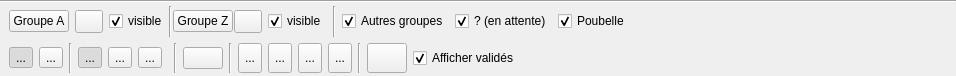
<?xml version="1.0" encoding="UTF-8"?>
<ui version="4.0">
 <class>ONF_ActionModifyClustersGroupsOptions02</class>
 <widget class="QWidget" name="ONF_ActionModifyClustersGroupsOptions02">
  <property name="geometry">
   <rect>
    <x>0</x>
    <y>0</y>
    <width>956</width>
    <height>76</height>
   </rect>
  </property>
  <property name="minimumSize">
   <size>
    <width>468</width>
    <height>0</height>
   </size>
  </property>
  <property name="windowTitle">
   <string>Sélection</string>
  </property>
  <layout class="QVBoxLayout" name="verticalLayout">
   <property name="spacing">
    <number>0</number>
   </property>
   <property name="leftMargin">
    <number>0</number>
   </property>
   <property name="topMargin">
    <number>0</number>
   </property>
   <property name="rightMargin">
    <number>0</number>
   </property>
   <property name="bottomMargin">
    <number>0</number>
   </property>
   <item>
    <widget class="Line" name="line_4">
     <property name="orientation">
      <enum>Qt::Horizontal</enum>
     </property>
    </widget>
   </item>
   <item>
    <widget class="QWidget" name="widget_2" native="true">
     <layout class="QHBoxLayout" name="horizontalLayout">
      <property name="topMargin">
       <number>3</number>
      </property>
      <property name="bottomMargin">
       <number>3</number>
      </property>
      <item>
       <widget class="QWidget" name="widget_5" native="true">
        <layout class="QHBoxLayout" name="horizontalLayout_5">
         <property name="spacing">
          <number>1</number>
         </property>
         <property name="leftMargin">
          <number>0</number>
         </property>
         <property name="topMargin">
          <number>0</number>
         </property>
         <property name="rightMargin">
          <number>0</number>
         </property>
         <property name="bottomMargin">
          <number>0</number>
         </property>
         <item>
          <widget class="QPushButton" name="pb_SetSceneA">
           <property name="sizePolicy">
            <sizepolicy hsizetype="Minimum" vsizetype="Fixed">
             <horstretch>0</horstretch>
             <verstretch>0</verstretch>
            </sizepolicy>
           </property>
           <property name="maximumSize">
            <size>
             <width>60</width>
             <height>16777215</height>
            </size>
           </property>
           <property name="text">
            <string>Groupe A</string>
           </property>
          </widget>
         </item>
        </layout>
       </widget>
      </item>
      <item>
       <widget class="QPushButton" name="pb_ColorA">
        <property name="maximumSize">
         <size>
          <width>28</width>
          <height>23</height>
         </size>
        </property>
        <property name="text">
         <string/>
        </property>
        <property name="icon">
         <iconset>
          <normaloff>:/icons/triple-color-icon.png</normaloff>:/icons/triple-color-icon.png</iconset>
        </property>
       </widget>
      </item>
      <item>
       <widget class="QWidget" name="widget_6" native="true">
        <layout class="QHBoxLayout" name="horizontalLayout_6">
         <property name="spacing">
          <number>1</number>
         </property>
         <property name="leftMargin">
          <number>0</number>
         </property>
         <property name="topMargin">
          <number>0</number>
         </property>
         <property name="rightMargin">
          <number>0</number>
         </property>
         <property name="bottomMargin">
          <number>0</number>
         </property>
         <item>
          <widget class="QCheckBox" name="cb_Avisible">
           <property name="text">
            <string>visible</string>
           </property>
           <property name="checked">
            <bool>true</bool>
           </property>
          </widget>
         </item>
         <item>
          <widget class="Line" name="line_8">
           <property name="orientation">
            <enum>Qt::Vertical</enum>
           </property>
          </widget>
         </item>
         <item>
          <widget class="QPushButton" name="pb_SetSceneB">
           <property name="maximumSize">
            <size>
             <width>60</width>
             <height>16777215</height>
            </size>
           </property>
           <property name="text">
            <string>Groupe Z</string>
           </property>
          </widget>
         </item>
         <item>
          <widget class="QPushButton" name="pb_ColorB">
           <property name="maximumSize">
            <size>
             <width>28</width>
             <height>23</height>
            </size>
           </property>
           <property name="text">
            <string/>
           </property>
           <property name="icon">
            <iconset>
             <normaloff>:/icons/triple-color-icon.png</normaloff>:/icons/triple-color-icon.png</iconset>
           </property>
          </widget>
         </item>
        </layout>
       </widget>
      </item>
      <item>
       <widget class="QWidget" name="wid_sceneMode" native="true">
        <layout class="QHBoxLayout" name="horizontalLayout_3">
         <property name="leftMargin">
          <number>0</number>
         </property>
         <property name="topMargin">
          <number>0</number>
         </property>
         <property name="rightMargin">
          <number>0</number>
         </property>
         <property name="bottomMargin">
          <number>0</number>
         </property>
         <item>
          <widget class="QCheckBox" name="cb_Bvisible">
           <property name="text">
            <string>visible</string>
           </property>
           <property name="checked">
            <bool>true</bool>
           </property>
          </widget>
         </item>
         <item>
          <widget class="Line" name="line_3">
           <property name="orientation">
            <enum>Qt::Vertical</enum>
           </property>
          </widget>
         </item>
         <item>
          <widget class="QWidget" name="widget_4" native="true">
           <layout class="QHBoxLayout" name="horizontalLayout_8">
            <property name="leftMargin">
             <number>0</number>
            </property>
            <property name="topMargin">
             <number>0</number>
            </property>
            <property name="rightMargin">
             <number>0</number>
            </property>
            <property name="bottomMargin">
             <number>0</number>
            </property>
            <item>
             <widget class="QCheckBox" name="cb_othersVisible">
              <property name="text">
               <string>Autres groupes</string>
              </property>
              <property name="checked">
               <bool>true</bool>
              </property>
             </widget>
            </item>
            <item>
             <widget class="QCheckBox" name="cb_tmpVisible">
              <property name="text">
               <string>? (en attente)</string>
              </property>
              <property name="checked">
               <bool>true</bool>
              </property>
             </widget>
            </item>
            <item>
             <widget class="QCheckBox" name="cb_trashVisible">
              <property name="text">
               <string>Poubelle</string>
              </property>
              <property name="checked">
               <bool>true</bool>
              </property>
             </widget>
            </item>
           </layout>
          </widget>
         </item>
        </layout>
       </widget>
      </item>
      <item>
       <spacer name="horizontalSpacer_2">
        <property name="orientation">
         <enum>Qt::Horizontal</enum>
        </property>
        <property name="sizeHint" stdset="0">
         <size>
          <width>40</width>
          <height>20</height>
         </size>
        </property>
       </spacer>
      </item>
     </layout>
    </widget>
   </item>
   <item>
    <widget class="QWidget" name="widget" native="true">
     <layout class="QHBoxLayout" name="horizontalLayout_2">
      <property name="topMargin">
       <number>3</number>
      </property>
      <property name="bottomMargin">
       <number>3</number>
      </property>
      <item>
       <widget class="QWidget" name="widget_3" native="true">
        <layout class="QHBoxLayout" name="horizontalLayout_4">
         <property name="leftMargin">
          <number>0</number>
         </property>
         <property name="topMargin">
          <number>0</number>
         </property>
         <property name="rightMargin">
          <number>0</number>
         </property>
         <property name="bottomMargin">
          <number>0</number>
         </property>
         <item>
          <widget class="QToolButton" name="toolButtonSelectOne">
           <property name="toolTip">
            <string>Sélectionner un élément</string>
           </property>
           <property name="text">
            <string>...</string>
           </property>
           <property name="icon">
            <iconset>
             <normaloff>:/icons/cursor.png</normaloff>
             <normalon>:/icons/cursor_checked.png</normalon>:/icons/cursor.png</iconset>
           </property>
           <property name="iconSize">
            <size>
             <width>24</width>
             <height>24</height>
            </size>
           </property>
           <property name="checkable">
            <bool>true</bool>
           </property>
           <property name="checked">
            <bool>true</bool>
           </property>
           <attribute name="buttonGroup">
            <string notr="true">buttonGroupSelection</string>
           </attribute>
          </widget>
         </item>
         <item>
          <widget class="QToolButton" name="toolButtonSelectMulti">
           <property name="toolTip">
            <string>Sélectionner de multiple éléments</string>
           </property>
           <property name="text">
            <string>...</string>
           </property>
           <property name="icon">
            <iconset>
             <normaloff>:/icons/cursor_multi.png</normaloff>
             <normalon>:/icons/cursor_multi_Checked.png</normalon>:/icons/cursor_multi.png</iconset>
           </property>
           <property name="iconSize">
            <size>
             <width>24</width>
             <height>24</height>
            </size>
           </property>
           <property name="checkable">
            <bool>true</bool>
           </property>
           <attribute name="buttonGroup">
            <string notr="true">buttonGroupSelection</string>
           </attribute>
          </widget>
         </item>
         <item>
          <widget class="Line" name="line_2">
           <property name="orientation">
            <enum>Qt::Vertical</enum>
           </property>
          </widget>
         </item>
         <item>
          <widget class="QToolButton" name="toolButtonReplaceMode">
           <property name="toolTip">
            <string>Remplacer la séléction</string>
           </property>
           <property name="text">
            <string>...</string>
           </property>
           <property name="icon">
            <iconset>
             <normaloff>:/icons/select_replaceMode.png</normaloff>
             <normalon>:/icons/select_replaceMode_checked.png</normalon>:/icons/select_replaceMode.png</iconset>
           </property>
           <property name="iconSize">
            <size>
             <width>24</width>
             <height>24</height>
            </size>
           </property>
           <property name="checkable">
            <bool>true</bool>
           </property>
           <property name="checked">
            <bool>true</bool>
           </property>
           <attribute name="buttonGroup">
            <string notr="true">buttonGroupMode</string>
           </attribute>
          </widget>
         </item>
         <item>
          <widget class="QToolButton" name="toolButtonAddMode">
           <property name="toolTip">
            <string>Ajouter à la séléction</string>
           </property>
           <property name="text">
            <string>...</string>
           </property>
           <property name="icon">
            <iconset>
             <normaloff>:/icons/select_addMode.png</normaloff>
             <normalon>:/icons/select_addMode_checked.png</normalon>:/icons/select_addMode.png</iconset>
           </property>
           <property name="iconSize">
            <size>
             <width>24</width>
             <height>24</height>
            </size>
           </property>
           <property name="checkable">
            <bool>true</bool>
           </property>
           <attribute name="buttonGroup">
            <string notr="true">buttonGroupMode</string>
           </attribute>
          </widget>
         </item>
         <item>
          <widget class="QToolButton" name="toolButtonRemoveMode">
           <property name="toolTip">
            <string>Supprimer de la séléction</string>
           </property>
           <property name="text">
            <string>...</string>
           </property>
           <property name="icon">
            <iconset>
             <normaloff>:/icons/select_removeMode.png</normaloff>
             <normalon>:/icons/select_removeMode_checked.png</normalon>:/icons/select_removeMode.png</iconset>
           </property>
           <property name="iconSize">
            <size>
             <width>24</width>
             <height>24</height>
            </size>
           </property>
           <property name="checkable">
            <bool>true</bool>
           </property>
           <attribute name="buttonGroup">
            <string notr="true">buttonGroupMode</string>
           </attribute>
          </widget>
         </item>
        </layout>
       </widget>
      </item>
      <item>
       <widget class="QWidget" name="widget_7" native="true">
        <layout class="QHBoxLayout" name="horizontalLayout_7">
         <property name="spacing">
          <number>7</number>
         </property>
         <property name="leftMargin">
          <number>0</number>
         </property>
         <property name="topMargin">
          <number>0</number>
         </property>
         <property name="rightMargin">
          <number>0</number>
         </property>
         <property name="bottomMargin">
          <number>0</number>
         </property>
        </layout>
       </widget>
      </item>
      <item>
       <widget class="Line" name="line_6">
        <property name="orientation">
         <enum>Qt::Vertical</enum>
        </property>
       </widget>
      </item>
      <item>
       <widget class="QPushButton" name="pb_extend">
        <property name="text">
         <string/>
        </property>
        <property name="icon">
         <iconset>
          <normaloff>:/icons/colonize.png</normaloff>:/icons/colonize.png</iconset>
        </property>
        <property name="iconSize">
         <size>
          <width>24</width>
          <height>24</height>
         </size>
        </property>
       </widget>
      </item>
      <item>
       <widget class="Line" name="line_7">
        <property name="orientation">
         <enum>Qt::Vertical</enum>
        </property>
       </widget>
      </item>
      <item>
       <widget class="QToolButton" name="pb_toA">
        <property name="maximumSize">
         <size>
          <width>40</width>
          <height>30</height>
         </size>
        </property>
        <property name="text">
         <string>...</string>
        </property>
        <property name="icon">
         <iconset>
          <normaloff>:/icons/toA.png</normaloff>:/icons/toA.png</iconset>
        </property>
        <property name="iconSize">
         <size>
          <width>35</width>
          <height>24</height>
         </size>
        </property>
       </widget>
      </item>
      <item>
       <widget class="QToolButton" name="pb_toB">
        <property name="maximumSize">
         <size>
          <width>40</width>
          <height>30</height>
         </size>
        </property>
        <property name="text">
         <string>...</string>
        </property>
        <property name="icon">
         <iconset>
          <normaloff>:/icons/toA.png</normaloff>:/icons/toA.png</iconset>
        </property>
        <property name="iconSize">
         <size>
          <width>35</width>
          <height>24</height>
         </size>
        </property>
       </widget>
      </item>
      <item>
       <widget class="QToolButton" name="pb_toTmp">
        <property name="maximumSize">
         <size>
          <width>40</width>
          <height>30</height>
         </size>
        </property>
        <property name="text">
         <string>...</string>
        </property>
        <property name="icon">
         <iconset>
          <normaloff>:/icons/toTmp.png</normaloff>:/icons/toTmp.png</iconset>
        </property>
        <property name="iconSize">
         <size>
          <width>35</width>
          <height>24</height>
         </size>
        </property>
       </widget>
      </item>
      <item>
       <widget class="QToolButton" name="pb_toTrash">
        <property name="maximumSize">
         <size>
          <width>40</width>
          <height>30</height>
         </size>
        </property>
        <property name="text">
         <string>...</string>
        </property>
        <property name="icon">
         <iconset>
          <normaloff>:/icons/toTrash.png</normaloff>:/icons/toTrash.png</iconset>
        </property>
        <property name="iconSize">
         <size>
          <width>35</width>
          <height>24</height>
         </size>
        </property>
       </widget>
      </item>
      <item>
       <widget class="Line" name="line">
        <property name="orientation">
         <enum>Qt::Vertical</enum>
        </property>
       </widget>
      </item>
      <item>
       <widget class="QPushButton" name="pb_validate">
        <property name="minimumSize">
         <size>
          <width>40</width>
          <height>30</height>
         </size>
        </property>
        <property name="text">
         <string/>
        </property>
        <property name="icon">
         <iconset>
          <normaloff>:/icons/ok.png</normaloff>:/icons/ok.png</iconset>
        </property>
       </widget>
      </item>
      <item>
       <widget class="QCheckBox" name="cb_showValidated">
        <property name="text">
         <string>Afficher validés</string>
        </property>
        <property name="checked">
         <bool>true</bool>
        </property>
       </widget>
      </item>
      <item>
       <spacer name="horizontalSpacer">
        <property name="orientation">
         <enum>Qt::Horizontal</enum>
        </property>
        <property name="sizeHint" stdset="0">
         <size>
          <width>40</width>
          <height>20</height>
         </size>
        </property>
       </spacer>
      </item>
     </layout>
    </widget>
   </item>
  </layout>
 </widget>
 <resources/>
 <connections/>
 <buttongroups>
  <buttongroup name="buttonGroupSelection"/>
  <buttongroup name="buttonGroupMode"/>
 </buttongroups>
</ui>
